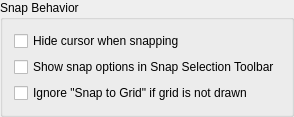
        <widget class="QGroupBox" name="groupBox_24">
         <property name="title">
          <string>Snap Behavior</string>
         </property>
         <layout class="QGridLayout" name="gridLayout_46">
          <item row="0" column="0">
           <widget class="QCheckBox" name="cursor_hiding_checkbox">
            <property name="toolTip">
             <string>If checked, cursor will be hidden during snapping</string>
            </property>
            <property name="text">
             <string>Hide cursor when snapping</string>
            </property>
           </widget>
          </item>
          <item row="1" column="0">
           <widget class="QCheckBox" name="cbShowSnapOptionsInSnapBar">
            <property name="toolTip">
             <string>If checked, snap options (middle, distance) will be shown in snap toolbar instead of tool properties toolbar</string>
            </property>
            <property name="text">
             <string>Show snap options in Snap Selection Toolbar</string>
            </property>
           </widget>
          </item>
          <item row="2" column="0">
           <widget class="QCheckBox" name="cbDontSnapToInvisibleGrid">
            <property name="toolTip">
             <string>If checked, &quot;Snap To Grid&quot; is ignored if grid is not drawn.</string>
            </property>
            <property name="text">
             <string>Ignore &quot;Snap to Grid&quot; if grid is not drawn</string>
            </property>
           </widget>
          </item>
         </layout>
        </widget>
